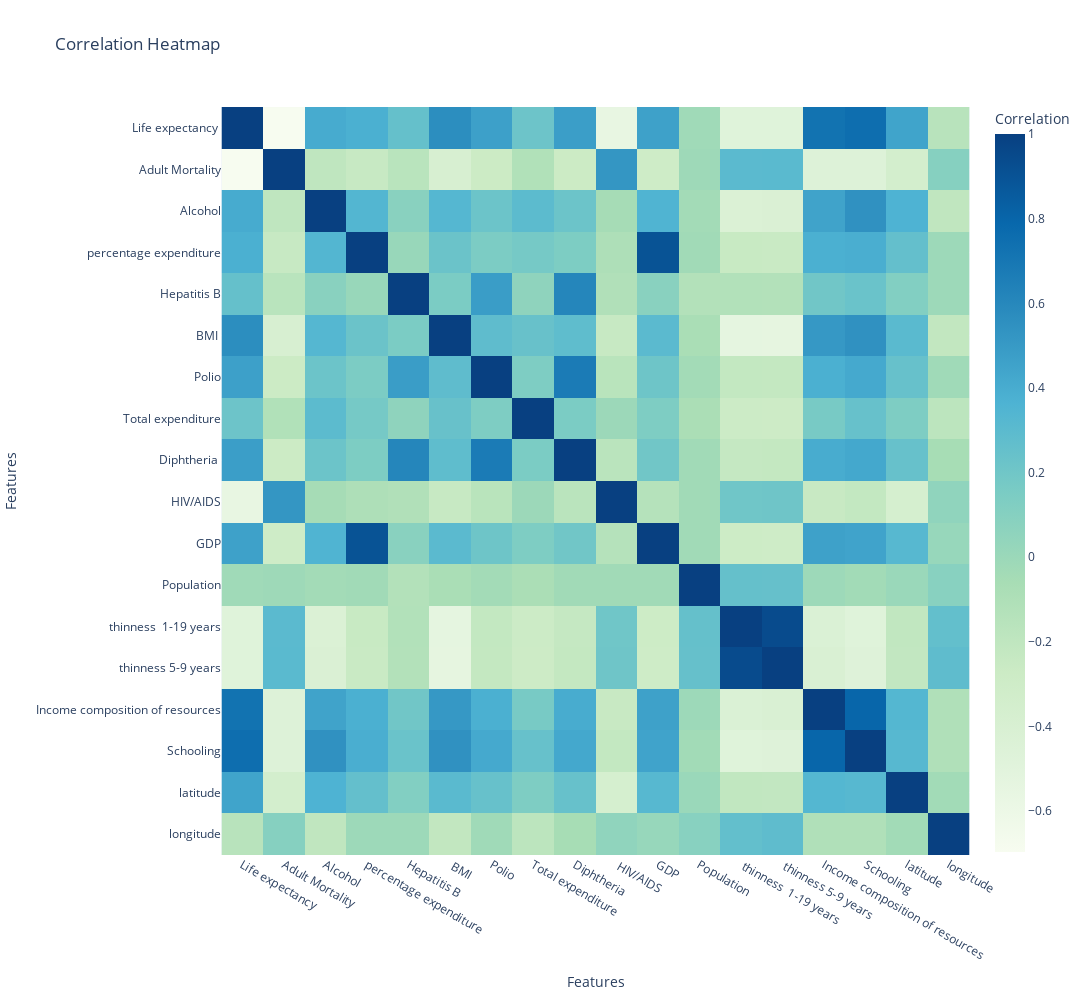

Write notebook code for a chart like this one.
### Code cell
fig7 = px.imshow(
    correlation_matrix,
    color_continuous_scale='GnBu',
    labels=dict(x='Features', y='Features', color='Correlation'),
    title='Correlation Heatmap',
    width=1500,
    height=1000,
)
# Update layout for better readability
fig7.update_layout(title_font=dict(size=24))
fig7.show()

### Figure 1 — Plotly figure (JSON) as saved in the notebook; plotly's stock layout.template omitted (floating-point values rounded to 4 significant figures; data arrays with more than 128 entries replaced by an {"elided": "..."} marker saying what was removed)
{"data": [{"coloraxis": "coloraxis", "hovertemplate": "Features: %{x}<br>Features: %{y}<br>Correlation: %{z}<extra></extra>", "name": "0", "type": "heatmap", "x": ["Life expectancy ", "Adult Mortality", "Alcohol", "percentage expenditure", "Hepatitis B", " BMI ", "Polio", "Total expenditure", "Diphtheria ", " HIV/AIDS", "GDP", "Population", " thinness  1-19 years", " thinness 5-9 years", "Income composition of resources", "Schooling", "latitude", "longitude"], "xaxis": "x", "y": ["Life expectancy ", "Adult Mortality", "Alcohol", "percentage expenditure", "Hepatitis B", " BMI ", "Polio", "Total expenditure", "Diphtheria ", " HIV/AIDS", "GDP", "Population", " thinness  1-19 years", " thinness 5-9 years", "Income composition of resources", "Schooling", "latitude", "longitude"], "yaxis": "y", "z": {"elided": "18x18 float values"}}], "layout": {"coloraxis": {"colorbar": {"title": {"text": "Correlation"}}, "colorscale": [[0, "rgb(247,252,240)"], [0.125, "rgb(224,243,219)"], [0.25, "rgb(204,235,197)"], [0.375, "rgb(168,221,181)"], [0.5, "rgb(123,204,196)"], [0.625, "rgb(78,179,211)"], [0.75, "rgb(43,140,190)"], [0.875, "rgb(8,104,172)"], [1, "rgb(8,64,129)"]]}, "height": 1000, "title": {"text": "Correlation Heatmap"}, "width": 1500, "xaxis": {"anchor": "y", "constrain": "domain", "domain": [0, 1], "scaleanchor": "y", "title": {"text": "Features"}}, "yaxis": {"anchor": "x", "autorange": "reversed", "constrain": "domain", "domain": [0, 1], "title": {"text": "Features"}}}}
